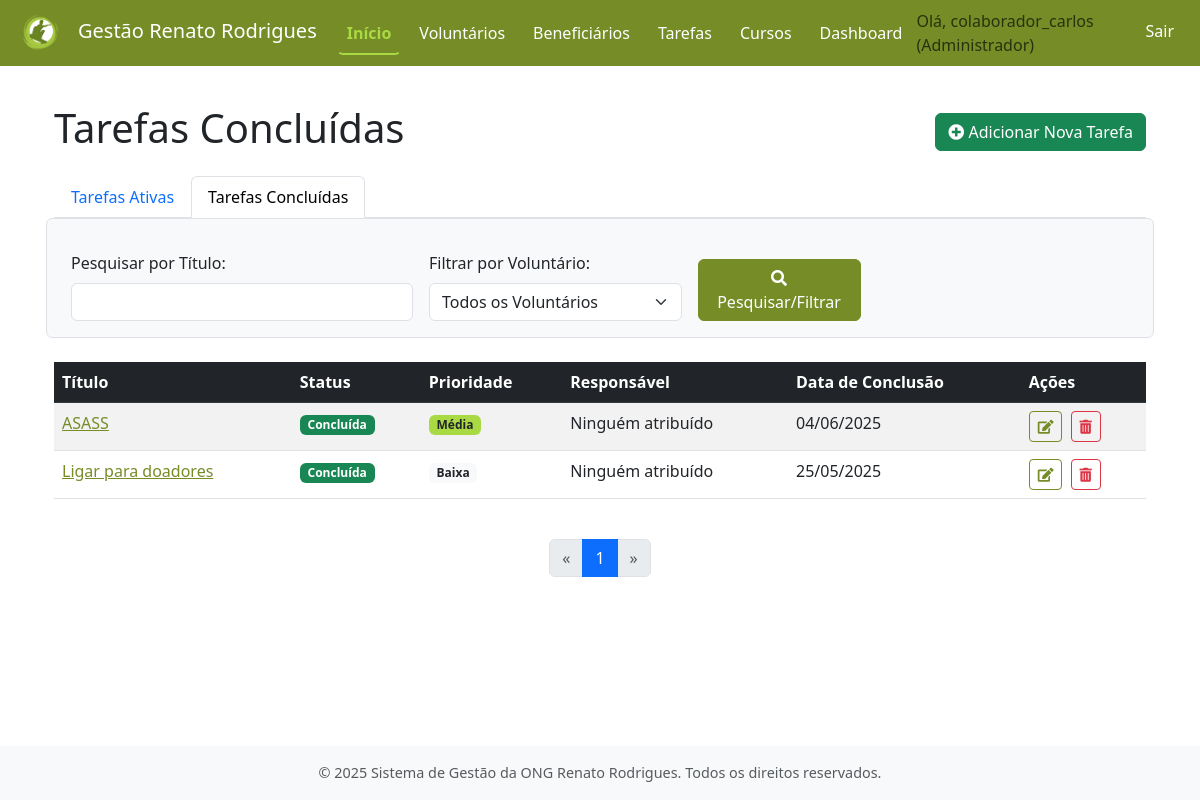
The page /tarefas/?aba=concluidas (signed in) on the database as committed earlier.
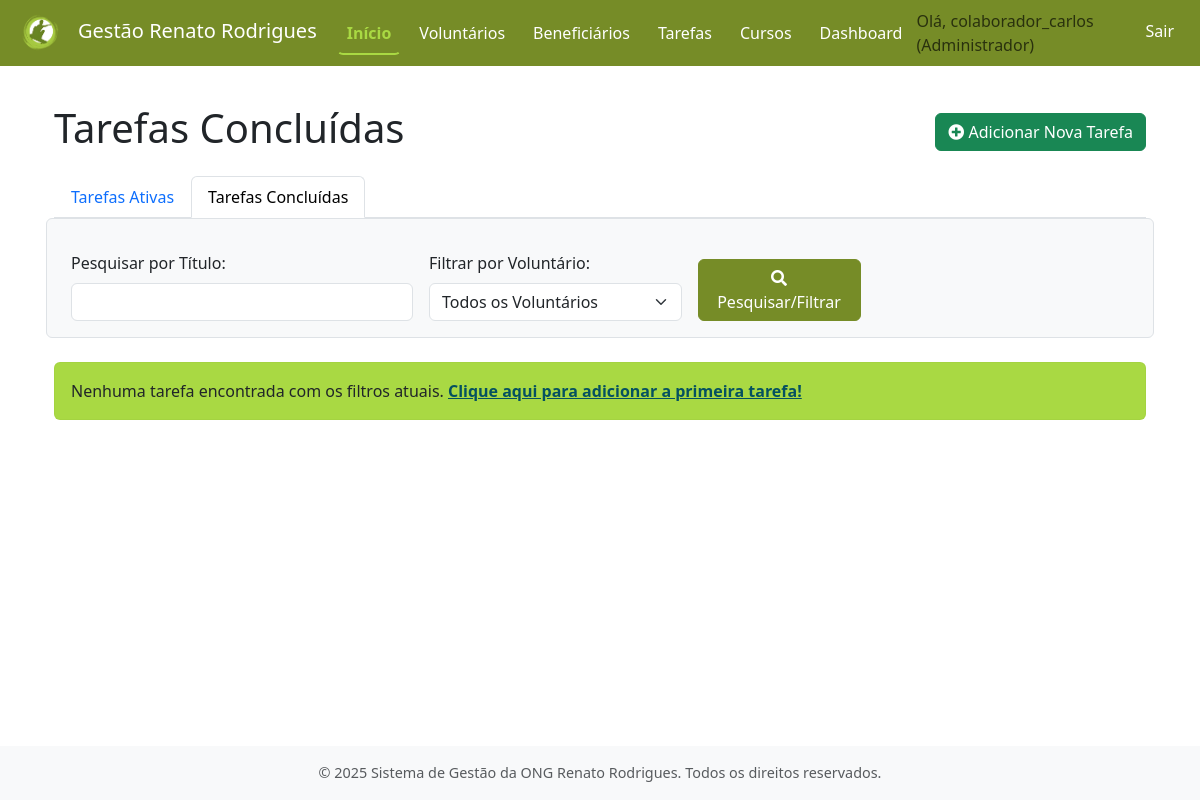
The same page on the database as committed later.
### tarefas/models.py (models this page shows, shortened)
class Tarefa(models.Model):
    STATUS_TAREFA = [
        ('PEND', 'Pendente'),
        ('FAZE', 'Sendo feita'),
        ('CONC', 'Concluída'),
        ('CANC', 'Cancelada'),
    ]
    PRIORIDADE_TAREFA = [
        (1, 'Baixa'),
        (2, 'Média'),
        (3, 'Alta'),
        (4, 'Urgente'),
    ]
    titulo = models.CharField(max_length=200, verbose_name='Título da Tarefa')
    descricao = models.TextField(verbose_name='Descrição Detalhada')
    status = models.CharField(
        max_length=4,
        choices=STATUS_TAREFA,
        default='PEND',
        verbose_name='Status'
    )
    prioridade = models.IntegerField(
        choices=PRIORIDADE_TAREFA,
        default=2,
        verbose_name='Prioridade'
    )
    data_criacao = models.DateTimeField(auto_now_add=True, verbose_name='Data de Criação')
    data_prevista_conclusao = models.DateField(blank=True, null=True, verbose_name='Prazo de Entrega')
    data_conclusao_efetiva = models.DateField(blank=True, null=True, verbose_name='Data de Conclusão Efetiva')
    voluntarios_responsaveis = models.ManyToManyField(
        'voluntarios.Voluntario',
        blank=True, # Uma tarefa pode ser criada sem voluntários inicialmente
        related_name='tarefas_responsaveis', # Novo related_name para evitar conflitos
        verbose_name='Voluntários Responsáveis'
    )
    atribuido_por = models.ForeignKey(
        settings.AUTH_USER_MODEL, # Usuário do sistema (Colaborador/Admin) que atribuiu
        on_delete=models.SET_NULL,
        null=True,
        blank=True, # Pode ser uma tarefa criada pelo próprio voluntário ou sistema
        related_name='tarefas_criadas',
        verbose_name='Atribuído Por'
    )
    observacoes = models.TextField(blank=True, null=True, verbose_name='Observações Adicionais')
    class Meta:
        verbose_name = 'Tarefa'
        verbose_name_plural = 'Tarefas'
        ordering = ['-prioridade', 'data_prevista_conclusao', 'titulo'] # Ordenar por prioridade (maior primeiro), depois prazo

### tarefas/views.py (the view, shortened to what this page needs)
# urls.py: path('', views.listar_tarefas, name='listar_tarefas'),
@login_required
def listar_tarefas(request):
    filtro_status_param = request.GET.get('status')
    filtro_voluntario_id = request.GET.get('voluntario')
    termo_pesquisa_titulo = request.GET.get('q_titulo')
    ordenacao_prazo_param = request.GET.get('ordenar_por_prazo')
    aba_selecionada = request.GET.get('aba', 'ativas') # Padrão para 'ativas'
    tarefas_qs = Tarefa.objects.all()
    if aba_selecionada == 'concluidas':
        tarefas_qs = tarefas_qs.filter(status='CONC')
        titulo_pagina = 'Tarefas Concluídas'
        tarefas_ordenadas = tarefas_qs.order_by('-data_conclusao_efetiva', '-prioridade', 'titulo')
    paginator = Paginator(tarefas_ordenadas, 10) # 10 tarefas por página
    page_number = request.GET.get('page')
    try:
        page_obj = paginator.page(page_number)
    except PageNotAnInteger:
        page_obj = paginator.page(1)
    except EmptyPage:
        page_obj = paginator.page(paginator.num_pages)
    voluntarios_ativos = Voluntario.objects.filter(ativo=True)
    status_choices_filtrado = Tarefa.STATUS_TAREFA
    if aba_selecionada == 'ativas':
        status_choices_filtrado = [s for s in Tarefa.STATUS_TAREFA if s[0] != 'CONC']
    contexto = {
        'page_obj': page_obj,
        'titulo_pagina': titulo_pagina,
        'status_choices': status_choices_filtrado,
        'voluntarios_ativos': voluntarios_ativos,
        'filtro_status_atual': filtro_status_param if aba_selecionada == 'ativas' else None,
        'filtro_voluntario_atual': int(filtro_voluntario_id) if filtro_voluntario_id else None,
        'termo_pesquisa_titulo_atual': termo_pesquisa_titulo,
        'ordenacao_prazo_atual': ordenacao_prazo_param if aba_selecionada == 'ativas' else None,
        'aba_atual': aba_selecionada,
        'is_paginated': True
    }
    return render(request, 'tarefas/listar_tarefas.html', contexto)

### tarefas/templates/tarefas/listar_tarefas.html (shortened to what the changed rows need)
{% extends "core/base.html" %}
{% block content %}
<div class="container mt-4">
    <div class="d-flex justify-content-between align-items-center mb-3">
        <h1>{{ titulo_pagina }}</h1>
        <a href="{% url 'tarefas:cadastrar_tarefa' %}" class="btn btn-success">
        </a>
    </div>
    <ul class="nav nav-tabs mb-3">
        <li class="nav-item">
        </li>
        <li class="nav-item">
        </li>
    </ul>
    <form method="get" class="row g-3 mb-4 p-3 border rounded bg-light align-items-end">
        <div class="col-md-4">
        </div>
        <div class="col-md-3">
        </div>
        <div class="col-md-2">
        </div>
    </form>
    {% if page_obj.object_list %}
        <div class="table-responsive">
            <table class="table table-striped table-hover">
                <thead class="table-dark">
                    <tr>
                        <th>Título</th>
                        <th>Status</th>
                        <th>Prioridade</th>
                        <th>Responsável</th>
                        {% if aba_atual == 'ativas' %}
                        <th>
                            <a href="?aba=ativas{% if request.GET.q_titulo %}&q_titulo={{ request.GET.q_titulo|urlencode }}{% endif %}{% if filtro_status_atual %}&status={{ filtro_status_atual|urlencode }}{% endif %}{% if filtro_voluntario_atual %}&voluntario={{ filtro_voluntario_atual|urlencode }}{% endif %}{% if request.GET.page %}&page={{ request.GET.page|urlencode }}{% endif %}{% if ordenacao_prazo_atual == 'asc' %}&ordenar_por_prazo=desc{% elif ordenacao_prazo_atual == 'desc' %}{% else %}&ordenar_por_prazo=asc{% endif %}" class="text-white text-decoration-none">
                                Prazo
                                {% if ordenacao_prazo_atual == 'asc' %}
                                    <i class="fas fa-sort-up ms-1"></i>
                                {% elif ordenacao_prazo_atual == 'desc' %}
                                    <i class="fas fa-sort-down ms-1"></i>
                                {% else %}
                                    <i class="fas fa-sort ms-1"></i>
                                {% endif %}
                            </a>
                        </th>
                        {% elif aba_atual == 'concluidas' %}
                        <th>Data de Conclusão</th>
                        {% endif %}
                        <th>Ações</th>
                    </tr>
                </thead>
                <tbody>
                    {% for tarefa in page_obj %}
                    <tr>
                        <td>
                            <a href="{% url 'tarefas:detalhar_tarefa' tarefa.id %}">
                                {{ tarefa.titulo }}
                            </a>
                        </td>
                        <td>
                            <span class="badge
                                {% if tarefa.status == 'CONC' %}bg-success{% endif %}
                            ">{{ tarefa.get_status_display }}</span>
                        </td>
                        <td>
                            <span class="badge
                                {% if tarefa.prioridade == 2 %}bg-info text-dark{% endif %}
                                {% if tarefa.prioridade == 1 %}bg-light text-dark{% endif %}
                            ">{{ tarefa.get_prioridade_display }}</span>
                        </td>
                        <td>
                            {% for voluntario in tarefa.voluntarios_responsaveis.all %}
                                {{ voluntario.nome_completo }}{% if not forloop.last %}, {% endif %}
                            {% empty %}
                                Ninguém atribuído
                            {% endfor %}
                        </td>
                        {% if aba_atual == 'ativas' %}
                        <td>{{ tarefa.data_prevista_conclusao|date:"d/m/Y"|default:"Sem prazo" }}</td>
                        {% elif aba_atual == 'concluidas' %}
                        <td>{{ tarefa.data_conclusao_efetiva|date:"d/m/Y"|default:"Não registrada" }}</td>
                        {% endif %}
                        <td>
                            <a href="{% url 'tarefas:editar_tarefa' tarefa.id %}" class="btn btn-sm btn-outline-primary me-1" title="Editar">
                                <i class="fas fa-edit"></i>
                            </a>
                            {% if request.user.tipo_usuario == 'ADMIN' %}
                            <a href="{% url 'tarefas:excluir_tarefa' tarefa.id %}" class="btn btn-sm btn-outline-danger" title="Excluir">
                                <i class="fas fa-trash-alt"></i>
                            </a>
                            {% endif %}
                        </td>
                    </tr>
                    {% endfor %}
                </tbody>
            </table>
        </div>
        {% if is_paginated %}
        <nav aria-label="Paginação de tarefas" class="mt-4">
            <ul class="pagination justify-content-center">
                {% if page_obj.has_previous %}
                <li class="page-item">
                    <a class="page-link" href="?aba={{ aba_atual }}&page={{ page_obj.previous_page_number }}{% if request.GET.q_titulo %}&q_titulo={{ request.GET.q_titulo|urlencode }}{% endif %}{% if filtro_status_atual and aba_atual == 'ativas' %}&status={{ filtro_status_atual|urlencode }}{% endif %}{% if filtro_voluntario_atual %}&voluntario={{ filtro_voluntario_atual|urlencode }}{% endif %}{% if ordenacao_prazo_atual and aba_atual == 'ativas' %}&ordenar_por_prazo={{ ordenacao_prazo_atual|urlencode }}{% endif %}" aria-label="Anterior">
                    <span aria-hidden="true">&laquo;</span>
                    </a>
                </li>
                {% else %}
                <li class="page-item disabled">
                    <span class="page-link">&laquo;</span>
                </li>
                {% endif %}
                {% for num in page_obj.paginator.page_range %}
                {% if page_obj.number == num %}
                <li class="page-item active" aria-current="page"><span class="page-link">{{ num }}</span></li>
                {% endif %}
                {% endfor %}
                {% if page_obj.has_next %}
                <li class="page-item">
                    <a class="page-link" href="?aba={{ aba_atual }}&page={{ page_obj.next_page_number }}{% if request.GET.q_titulo %}&q_titulo={{ request.GET.q_titulo|urlencode }}{% endif %}{% if filtro_status_atual and aba_atual == 'ativas' %}&status={{ filtro_status_atual|urlencode }}{% endif %}{% if filtro_voluntario_atual %}&voluntario={{ filtro_voluntario_atual|urlencode }}{% endif %}{% if ordenacao_prazo_atual and aba_atual == 'ativas' %}&ordenar_por_prazo={{ ordenacao_prazo_atual|urlencode }}{% endif %}" aria-label="Próxima">
                    <span aria-hidden="true">&raquo;</span>
                    </a>
                </li>
                {% else %}
                <li class="page-item disabled">
                    <span class="page-link">&raquo;</span>
                </li>
                {% endif %}
            </ul>
        </nav>
        {% endif %}
    {% else %}
        <div class="alert alert-info" role="alert">
            Nenhuma tarefa encontrada com os filtros atuais.
            {% if not filtro_status_atual and not filtro_voluntario_atual %}
                <a href="{% url 'tarefas:cadastrar_tarefa' %}" class="alert-link">Clique aqui para adicionar a primeira tarefa!</a>
            {% else %}
                <a href="{% url 'tarefas:listar_tarefas' %}" class="alert-link">Limpar filtros e ver todas as tarefas.</a>
            {% endif %}
        </div>
    {% endif %}
</div>
{% endblock content %}

Rows that differ between the two databases and show on the page:
removed Tarefa: titulo "ASASS", status "Concluída", prioridade "Média", data_conclusao_efetiva "04/06/2025"
removed Tarefa: titulo "Ligar para doadores", status "Concluída", prioridade "Baixa", data_conclusao_efetiva "25/05/2025"
Other text that changed with them:
text no longer shown: "Título Status Prioridade Responsável Data de Conclusão Ações « »"
text now shown: "Nenhuma tarefa encontrada com os filtros atuais. Clique aqui para adicionar a primeira tarefa!"
list line gone: "1"
